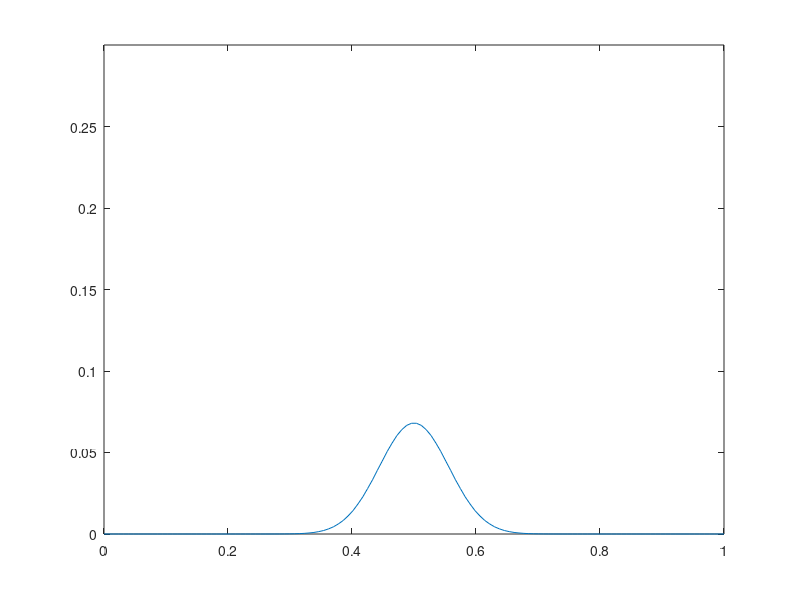

MATLAB code to generate this figure:
clear all;

m=128;

deltax=1/(m-1);
deltat=0.00003;
alpha=deltat/deltax^2;


x=0:deltax:1;
u_init=sech(200*x-100).^2';
u_init(1)=0;
u_init(m)=0;

%differentiation matrix
D=sparse(2:m-1,1:m-2,alpha,m,m)+sparse(2:m-1,2:m-1,(1-2*alpha),m,m)+sparse(2:m-1,3:m,alpha,m,m);
u=D*u_init;

for i=1:50
	u=D*u;	
	plot(x,u);
	axis([0 1 0 0.3])
	M(i)=getframe;
end
	
